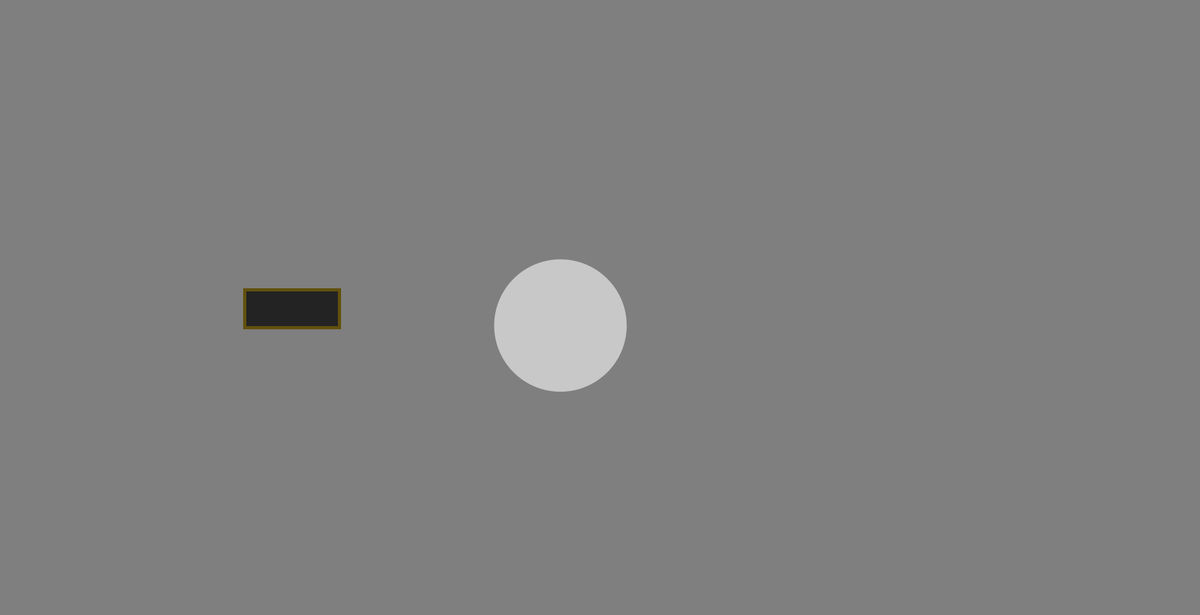
Frame 1 (no input)
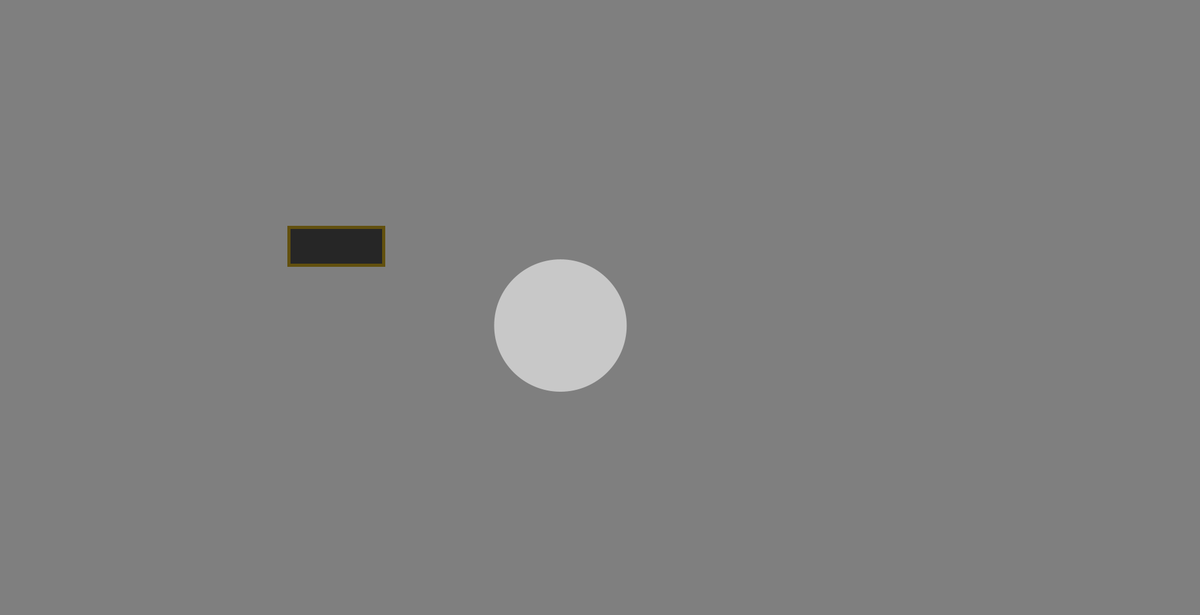
Frame 60 (the mouse pressed at the canvas centre just before this capture)
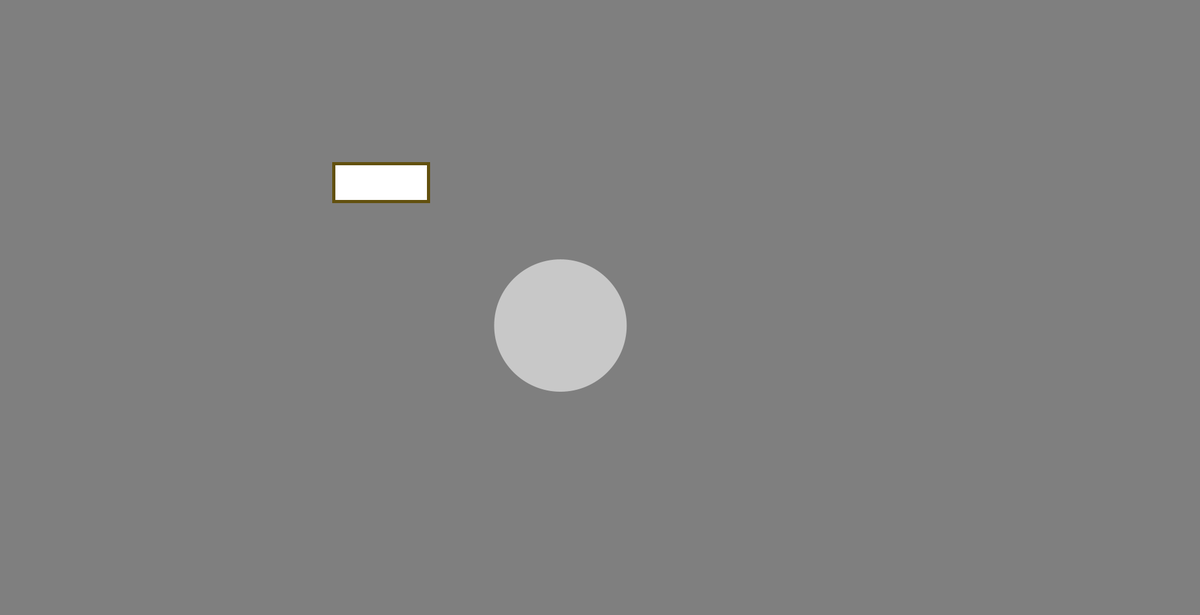
Frame 120 (the mouse held since frame 60 and released just before this capture)

The Processing sketch that drew these frames (run headless with seeded random() and noise(); from frame 60 on, the mouse is pressed at the canvas centre):

// Processing sketch: sketch_250515cbliss
// ── sketch_250515cbliss.pde
// Global declarations
float x = 0, y = 0, w = 0, h = 0;
float spdX, spdY;
color strokeCol;

float ellX, ellY;
float ellSize;

void setup() {
  size(1900, 975);
  initSquare();
  initEllipse(); // setup ellipse
}

void draw() {
  background(127);

  // --- Ellipse: random position and randomized enlargement ---
  fill(200); // constant grayscale for now
  noStroke();
  ellipse(ellX, ellY, ellSize, ellSize);

  // --- Check if rect is overlapping with ellipse ---
  boolean overlapping = rectCircleOverlap(x, y, w, h, ellX, ellY, ellSize / 2);

  // --- Flickering Rect ---
  if (overlapping) {
    // Lower opacity if overlapping with ellipse
    fill(random(x), 100); // alpha = 100
  } else {
    fill(random(x)); // original flicker logic
  }

  stroke(strokeCol);
  strokeWeight(5);
  rect(x, y, w, h);

  // Update rect position
  x += spdX;
  y += spdY;

  // Reset square if it moves off screen
  if (x > width || x + w < 0 || y > height || y + h < 0) {
    initSquare();
    initEllipse(); // New ellipse position & size too
  }
}

// Initialize square with original flicker style
void initSquare() {
  w = 150;
  h = 60;
  x = random(600);
  y = random(300, height - h);
  spdX = random(-1.2, 1.3);
  spdY = random(-3.2, 3.2);

  // Avoid immobile square
  if (spdX == 0 && spdY == 0) {
    spdX = 1;
    spdY = 1;
  }

  strokeCol = color(random(230 * 0.5), 160 * 0.5, random(90 * 0.5));
}

// Initialize ellipse position and size
void initEllipse() {
  ellX = random(200, width - 200);
  ellY = random(200, height - 200);
  ellSize = random(100, 200) * (0.5 * PI);
}

// Collision detection: Rect vs Circle (ellipse treated as circle)
boolean rectCircleOverlap(float rx, float ry, float rw, float rh, float cx, float cy, float radius) {
  float testX = cx;
  float testY = cy;

  // Find the closest edge point
  if (cx < rx)         testX = rx;
  else if (cx > rx+rw) testX = rx+rw;
  if (cy < ry)         testY = ry;
  else if (cy > ry+rh) testY = ry+rh;

  float distX = cx - testX;
  float distY = cy - testY;
  float distance = sqrt(distX*distX + distY*distY);

  return (distance <= radius);
}
